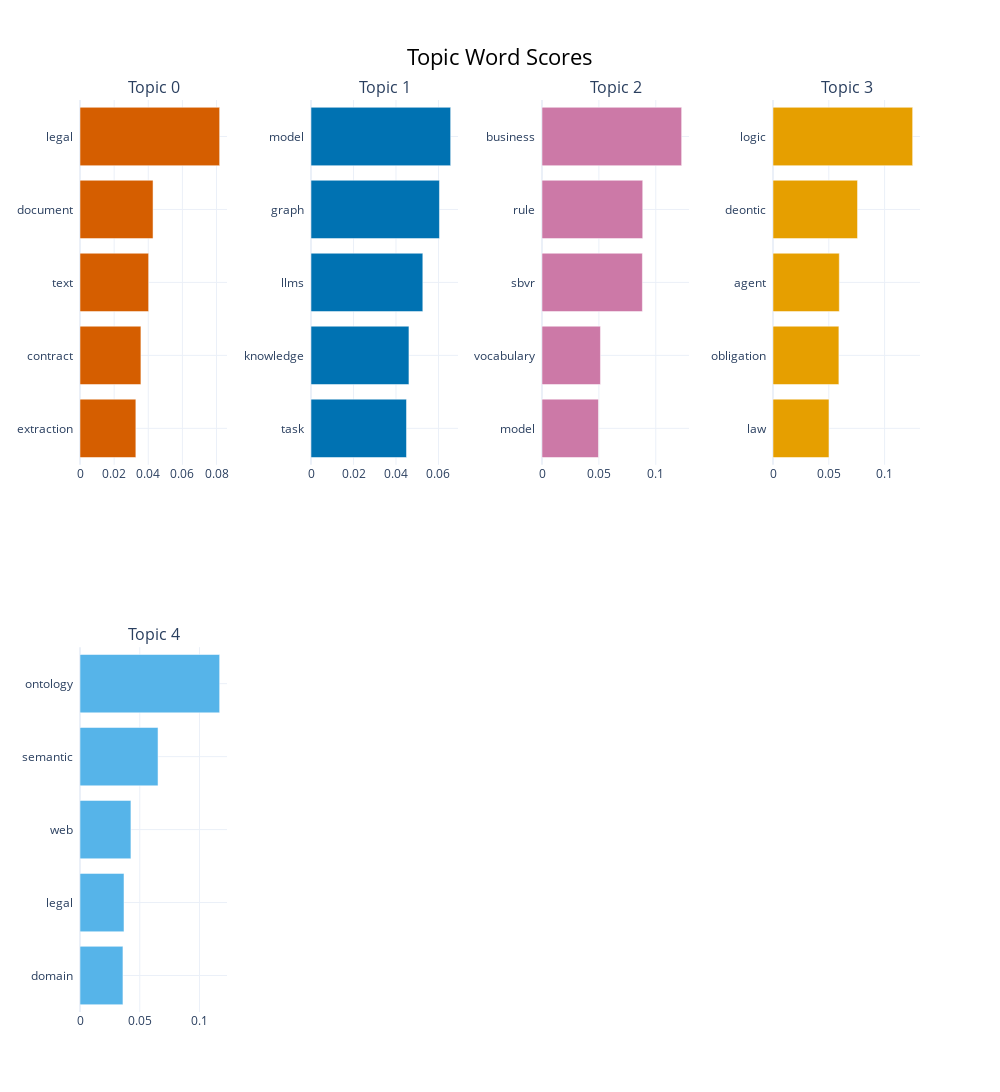

Notebook source saved alongside this figure:
### Code cell
topic_model.visualize_barchart(top_n_topics=num_topics, height=700)

### Figure 1 — Plotly figure (JSON) as saved in the notebook; plotly's stock layout.template omitted (floating-point values rounded to 4 significant figures)
{"data": [{"marker": {"color": "#D55E00"}, "orientation": "h", "type": "bar", "x": [0.03273, 0.03569, 0.04021, 0.0428, 0.08183], "xaxis": "x", "y": ["extraction  ", "contract  ", "text  ", "document  ", "legal  "], "yaxis": "y"}, {"marker": {"color": "#0072B2"}, "orientation": "h", "type": "bar", "x": [0.04495, 0.04609, 0.05262, 0.06046, 0.06572], "xaxis": "x2", "y": ["task  ", "knowledge  ", "llms  ", "graph  ", "model  "], "yaxis": "y2"}, {"marker": {"color": "#CC79A7"}, "orientation": "h", "type": "bar", "x": [0.04964, 0.05137, 0.08822, 0.08852, 0.1227], "xaxis": "x3", "y": ["model  ", "vocabulary  ", "sbvr  ", "rule  ", "business  "], "yaxis": "y3"}, {"marker": {"color": "#E69F00"}, "orientation": "h", "type": "bar", "x": [0.05016, 0.05905, 0.05941, 0.07574, 0.1251], "xaxis": "x4", "y": ["law  ", "obligation  ", "agent  ", "deontic  ", "logic  "], "yaxis": "y4"}, {"marker": {"color": "#56B4E9"}, "orientation": "h", "type": "bar", "x": [0.03593, 0.03681, 0.04261, 0.06529, 0.1169], "xaxis": "x5", "y": ["domain  ", "legal  ", "web  ", "semantic  ", "ontology  "], "yaxis": "y5"}], "layout": {"annotations": [{"font": {"size": 16}, "showarrow": false, "text": "Topic 0", "x": 0.0875, "xanchor": "center", "xref": "paper", "y": 1, "yanchor": "bottom", "yref": "paper"}, {"font": {"size": 16}, "showarrow": false, "text": "Topic 1", "x": 0.3625, "xanchor": "center", "xref": "paper", "y": 1, "yanchor": "bottom", "yref": "paper"}, {"font": {"size": 16}, "showarrow": false, "text": "Topic 2", "x": 0.6375, "xanchor": "center", "xref": "paper", "y": 1, "yanchor": "bottom", "yref": "paper"}, {"font": {"size": 16}, "showarrow": false, "text": "Topic 3", "x": 0.9125, "xanchor": "center", "xref": "paper", "y": 1, "yanchor": "bottom", "yref": "paper"}, {"font": {"size": 16}, "showarrow": false, "text": "Topic 4", "x": 0.0875, "xanchor": "center", "xref": "paper", "y": 0.4, "yanchor": "bottom", "yref": "paper"}], "height": 1400, "hoverlabel": {"bgcolor": "white", "font": {"family": "Rockwell", "size": 16}}, "showlegend": false, "title": {"font": {"color": "Black", "size": 22}, "text": "Topic Word Scores", "x": 0.5, "xanchor": "center", "yanchor": "top"}, "width": 1000, "xaxis": {"anchor": "y", "domain": [0, 0.175], "showgrid": true}, "xaxis2": {"anchor": "y2", "domain": [0.275, 0.45], "showgrid": true}, "xaxis3": {"anchor": "y3", "domain": [0.55, 0.725], "showgrid": true}, "xaxis4": {"anchor": "y4", "domain": [0.825, 1], "showgrid": true}, "xaxis5": {"anchor": "y5", "domain": [0, 0.175], "showgrid": true}, "xaxis6": {"anchor": "y6", "domain": [0.275, 0.45], "showgrid": true}, "xaxis7": {"anchor": "y7", "domain": [0.55, 0.725], "showgrid": true}, "xaxis8": {"anchor": "y8", "domain": [0.825, 1], "showgrid": true}, "yaxis": {"anchor": "x", "domain": [0.6, 1], "showgrid": true}, "yaxis2": {"anchor": "x2", "domain": [0.6, 1], "showgrid": true}, "yaxis3": {"anchor": "x3", "domain": [0.6, 1], "showgrid": true}, "yaxis4": {"anchor": "x4", "domain": [0.6, 1], "showgrid": true}, "yaxis5": {"anchor": "x5", "domain": [0, 0.4], "showgrid": true}, "yaxis6": {"anchor": "x6", "domain": [0, 0.4], "showgrid": true}, "yaxis7": {"anchor": "x7", "domain": [0, 0.4], "showgrid": true}, "yaxis8": {"anchor": "x8", "domain": [0, 0.4], "showgrid": true}}}
